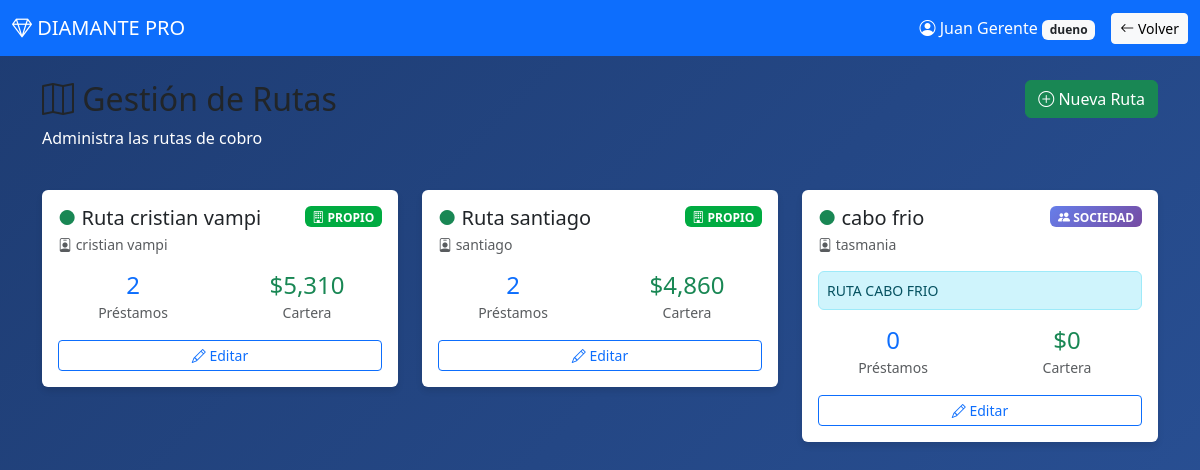
Screenshot of /rutas (signed in) with the database file from the repository.
### app/models.py (models this page shows, shortened)
class Ruta(db.Model):
    __tablename__ = 'rutas'
    id = db.Column(db.Integer, primary_key=True)
    nombre = db.Column(db.String(100), nullable=False)  # Ej: "Ruta Centro", "Ruta Norte"
    cobrador_id = db.Column(db.Integer, db.ForeignKey('usuarios.id'), nullable=True)  # Puede cambiar
    sociedad_id = db.Column(db.Integer, db.ForeignKey('sociedades.id'), nullable=True)  # NULL = PROPIO
    activo = db.Column(db.Boolean, default=True)
    fecha_creacion = db.Column(db.DateTime, default=datetime.utcnow)
    descripcion = db.Column(db.String(200))
    cobrador = db.relationship('Usuario', backref='rutas_asignadas')
    sociedad = db.relationship('Sociedad', backref='rutas')

class Usuario(db.Model):
    __tablename__ = 'usuarios'
    id = db.Column(db.Integer, primary_key=True)
    nombre = db.Column(db.String(100), nullable=False)
    usuario = db.Column(db.String(50), unique=True, nullable=False)
    password = db.Column(db.String(200), nullable=False)
    rol = db.Column(db.String(20), nullable=False) # 'dueno', 'secretaria', 'supervisor', 'cobrador'
    activo = db.Column(db.Boolean, default=True)
    fecha_creacion = db.Column(db.DateTime, default=datetime.utcnow)

class Sociedad(db.Model):
    __tablename__ = 'sociedades'
    id = db.Column(db.Integer, primary_key=True)
    nombre = db.Column(db.String(100), nullable=False)  # Ej: "Sociedad con Juan Pérez"
    nombre_socio = db.Column(db.String(100), nullable=False)  # Mantener por compatibilidad
    telefono_socio = db.Column(db.String(20))
    porcentaje_socio = db.Column(db.Float, default=50.0)  # Porcentaje del socio principal
    activo = db.Column(db.Boolean, default=True)
    fecha_creacion = db.Column(db.DateTime, default=datetime.utcnow)
    notas = db.Column(db.String(500))
    nombre_socio_2 = db.Column(db.String(100))
    telefono_socio_2 = db.Column(db.String(20))
    porcentaje_socio_2 = db.Column(db.Float, default=0.0)
    nombre_socio_3 = db.Column(db.String(100))
    telefono_socio_3 = db.Column(db.String(20))
    porcentaje_socio_3 = db.Column(db.Float, default=0.0)

### app/routes.py (the view)
    @app.route('/rutas')
    def rutas_lista():
        if 'usuario_id' not in session:
            return redirect(url_for('home'))
        if session.get('rol') not in ['dueno', 'gerente']:
            return redirect(url_for('dashboard'))
        rutas = Ruta.query.order_by(Ruta.nombre).all()
        stats_rutas = []
        for ruta in rutas:
            num_prestamos = Prestamo.query.filter_by(ruta_id=ruta.id, estado='ACTIVO').count()
            total_cartera = db.session.query(func.sum(Prestamo.saldo_actual)).filter(
                Prestamo.ruta_id == ruta.id,
                Prestamo.estado == 'ACTIVO'
            ).scalar() or 0
            stats_rutas.append({
                'ruta': ruta,
                'num_prestamos': num_prestamos,
                'total_cartera': total_cartera
            })
        return render_template('rutas_lista.html',
                             stats_rutas=stats_rutas,
                             nombre=session.get('nombre'),
                             rol=session.get('rol'))

### app/templates/rutas_lista.html (shortened to what this page needs)
<!DOCTYPE html>
<html lang="es">
<head>
    <link href="https://cdn.jsdelivr.net/npm/bootstrap@5.3.0/dist/css/bootstrap.min.css" rel="stylesheet">
    <link rel="stylesheet" href="https://cdn.jsdelivr.net/npm/bootstrap-icons@1.11.0/font/bootstrap-icons.css">
</head>
<body>
    <nav class="navbar navbar-expand-lg navbar-dark bg-primary">
        <div class="container-fluid">
            <a class="navbar-brand" href="/dashboard">
                <i class="bi bi-gem"></i> DIAMANTE PRO
            </a>
            <div class="d-flex align-items-center">
                <span class="text-white me-3">
                    <i class="bi bi-person-circle"></i> {{ nombre }}
                    <span class="badge bg-light text-dark">{{ rol }}</span>
                </span>
                <a href="/dashboard" class="btn btn-light btn-sm">
                    <i class="bi bi-arrow-left"></i> Volver
                </a>
            </div>
        </div>
    </nav>
    <div class="container mt-4">
        <div class="row mb-4">
            <div class="col-md-8">
                <h2><i class="bi bi-map"></i> Gestión de Rutas</h2>
                <p class="text-white">Administra las rutas de cobro</p>
            </div>
            <div class="col-md-4 text-end">
                <a href="/rutas/nueva" class="btn btn-success">
                    <i class="bi bi-plus-circle"></i> Nueva Ruta
                </a>
            </div>
        </div>
        <div class="row">
            {% for stat in stats_rutas %}
            <div class="col-md-6 col-lg-4 mb-4">
                <div class="card ruta-card">
                    <div class="card-body">
                        <div class="d-flex justify-content-between align-items-start mb-3">
                            <div>
                                <h5 class="mb-1">
                                    {% if stat.ruta.activo %}
                                    <span class="text-success">●</span>
                                    {% else %}
                                    <span class="text-secondary">●</span>
                                    {% endif %}
                                    {{ stat.ruta.nombre }}
                                </h5>
                                {% if stat.ruta.cobrador %}
                                <p class="text-muted mb-0 small">
                                    <i class="bi bi-person-badge"></i> {{ stat.ruta.cobrador.nombre }}
                                </p>
                                {% else %}
                                <p class="text-muted mb-0 small">
                                    <i class="bi bi-exclamation-triangle"></i> Sin cobrador asignado
                                </p>
                                {% endif %}
                            </div>
                            {% if stat.ruta.sociedad %}
                            <span class="badge badge-sociedad">
                                <i class="bi bi-people-fill"></i> SOCIEDAD
                            </span>
                            {% else %}
                            <span class="badge badge-propio">
                                <i class="bi bi-building"></i> PROPIO
                            </span>
                            {% endif %}
                        </div>
                        {% if stat.ruta.sociedad %}
                        <div class="alert alert-info p-2 mb-3 small">
                             {{ stat.ruta.sociedad.nombre }}
                        </div>
                        {% endif %}
                        <div class="row text-center mb-3">
                            <div class="col-6">
                                <h4 class="mb-0 text-primary">{{ stat.num_prestamos }}</h4>
                                <small class="text-muted">Préstamos</small>
                            </div>
                            <div class="col-6">
                                <h4 class="mb-0 text-success">${{ "{:,.0f}".format(stat.total_cartera) }}</h4>
                                <small class="text-muted">Cartera</small>
                            </div>
                        </div>
                        <div class="d-flex gap-2 mt-3">
                            <a href="/rutas/editar/{{ stat.ruta.id }}" class="btn btn-sm btn-outline-primary flex-fill">
                                <i class="bi bi-pencil"></i> Editar
                            </a>
                        </div>
                    </div>
                </div>
            </div>
            {% endfor %}
        </div>
    </div>
</body>
</html>

### app/templates/rutas_lista.html (style rules this page uses)
body { background: linear-gradient(135deg, #1e3c72 0%, #2a5298 100%); min-height: 100vh; }
.ruta-card { transition: transform 0.2s; border: none; box-shadow: 0 4px 6px rgba(0,0,0,0.1); }
.badge-sociedad { background: linear-gradient(135deg, #667eea 0%, #764ba2 100%); }
.badge-propio { background: #00ab41; }

### rows the page displays
Ruta: activo True (drawn), ruta.nombre "Ruta cristian vampi"
Usuario: ruta.cobrador.nombre "cristian vampi"
Ruta: activo True (drawn), ruta.nombre "Ruta santiago"
Usuario: ruta.cobrador.nombre "santiago"
Ruta: activo True (drawn), ruta.nombre "cabo frio"
Usuario: ruta.cobrador.nombre "tasmania"
Sociedad: ruta.sociedad.nombre "RUTA CABO FRIO"

### other values shown
{{ nombre }} "Juan Gerente"
{{ rol }} "dueno"
{{ stat.num_prestamos }} "2" "2" "0"
{{ "{:,.0f}".format(stat.total_cartera) }} "5,310" "4,860" "0"
